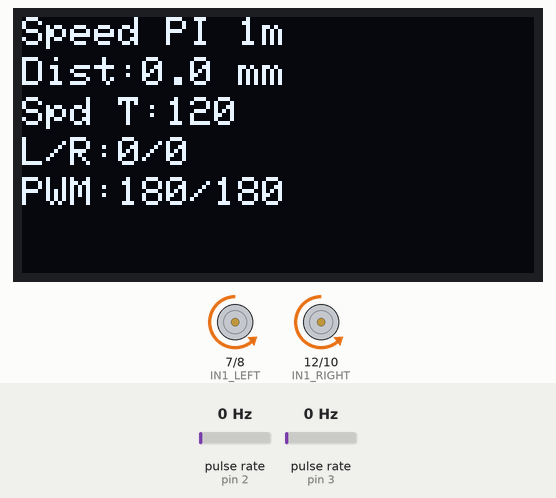
This sketch was run on a simulated Arduino Uno, built with avr-gcc and run on an emulated ATmega328P. On the bench: 128×64 one-colour display, motor-driver pin pairs drawn as motors (green arrow = first pin HIGH = forward, orange = second pin HIGH = backward, longer = more drive, scaled by the enable pin). Wiring (inferred from the names in the program): 2 × pulse sensor: data pin 2 / data pin 3. Inputs (shaded band) come from the test bench; at power-on: pulse rate (sensors on pin 2, pin 3) 0 Hz.

Above: at 1.2 s.
1.3 s: pulse rate (sensor on pin 2) set to 150 Hz
At 2.68 s:
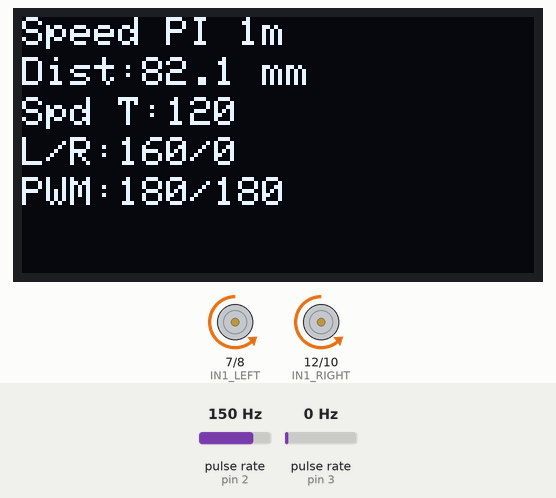
4.3 s: pulse rate (sensor on pin 3) set to 4 Hz
At 4.56 s:
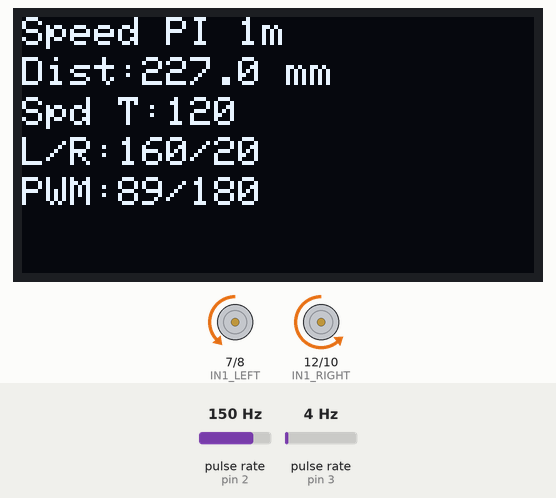
6.1 s: pulse rate (sensor on pin 2) set to 4 Hz
At 6.44 s:
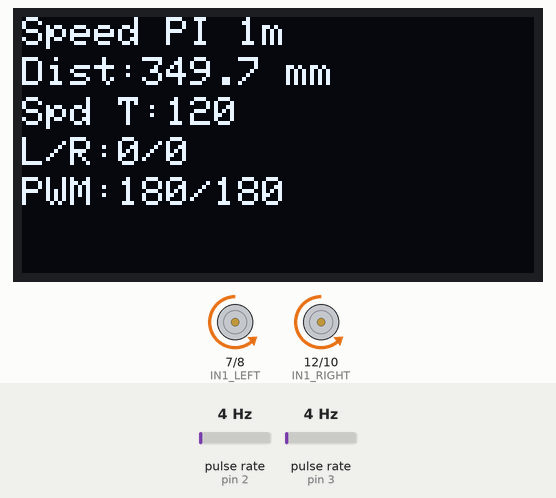
7.7 s: pulse rate (sensor on pin 3) set to 50 Hz
At 8.2 s:
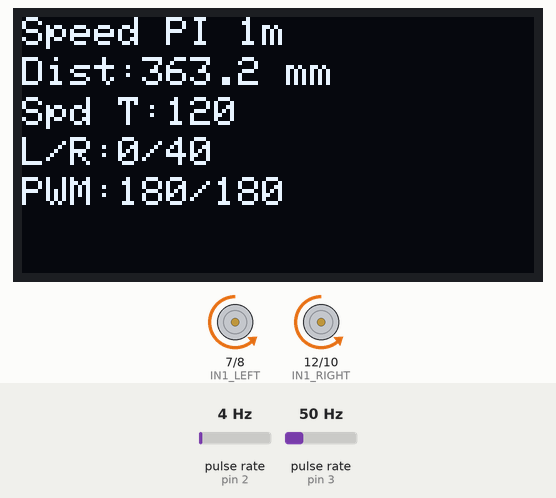
9.4 s: pulse rate (sensor on pin 2) set to 50 Hz
At 10.3 s:
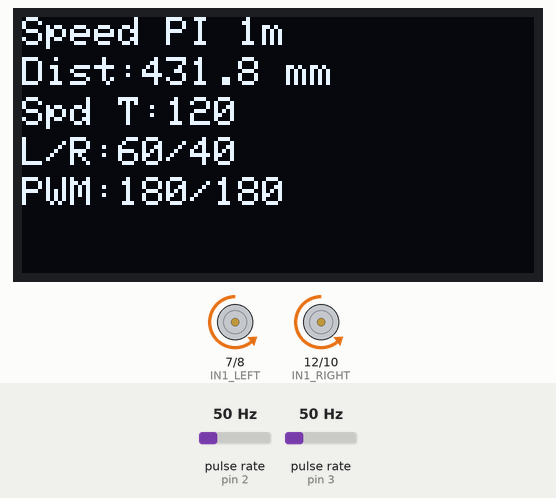
11.1 s: pulse rate (sensor on pin 3) set to 100 Hz
At 19.1 s:
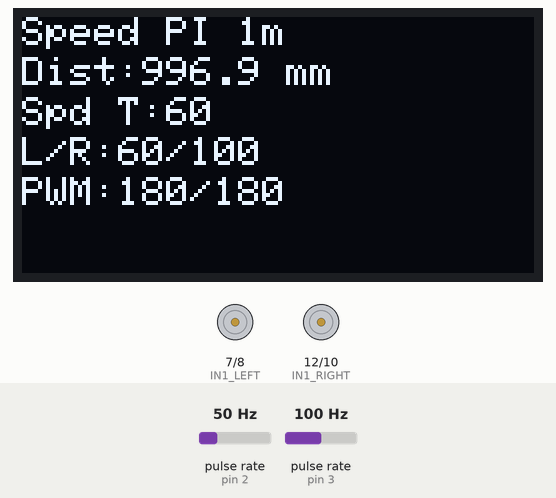
Timing chart, 0 to 19.8 s (numbered marks = the images above; inputs shaded):
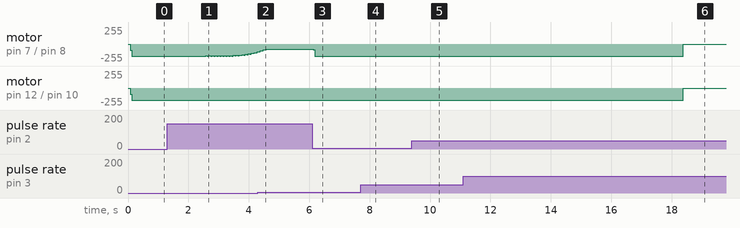

The sketch:

04_Car-3_Constant_Speed_1M.ino
```cpp
#include <Wire.h>
#include <Adafruit_GFX.h>
#include <Adafruit_SSD1306.h>

// ================= MOTOR PINS =================
// Left motor
#define ENCA_LEFT  2
#define PWM_LEFT   6
#define IN1_LEFT   7
#define IN2_LEFT   8

// Right motor
#define ENCA_RIGHT 3
#define PWM_RIGHT  11
#define IN1_RIGHT  12
#define IN2_RIGHT  10

// ================= OLED =================
#define SCREEN_WIDTH 128
#define SCREEN_HEIGHT 64
Adafruit_SSD1306 display(SCREEN_WIDTH, SCREEN_HEIGHT, &Wire, -1);

// ================= ENCODERS =================
volatile long leftTicks = 0;
volatile long rightTicks = 0;

void ISR_left()  { leftTicks++; }
void ISR_right() { rightTicks++; }

// ================= DISTANCE =================
const float MM_PER_TICK = 0.966;     // calibrated
const float TARGET_DISTANCE_MM = 1000.0;

// ================= SPEED PI CONTROL =================
const unsigned long PID_INTERVAL_MS = 50;  // 20 Hz

// Speed targets (ticks/sec)
const float CRUISE_SPEED = 120.0;
const float SLOW_SPEED   = 60.0;

const float SLOW_ZONE_MM = 60.0;

// PI gains (safe starter values)
const float KP = 0.8;
const float KI = 0.25;

// PWM limits
const int PWM_MIN = 80;
const int PWM_MAX = 180;

// ================= PI STATE =================
float targetSpeedL = 0, targetSpeedR = 0;
float measSpeedL = 0, measSpeedR = 0;
float intL = 0, intR = 0;
int pwmL = 0, pwmR = 0;

long lastTicksL = 0, lastTicksR = 0;
unsigned long lastPIDTime = 0;

// ================= HELPERS =================
void setMotor(int pwmPin, int in1, int in2, int pwm) {
  pwm = constrain(pwm, 0, 255);

  // ✅ FIX: Inverted direction to match your working car-3 code
  // Forward = IN1 LOW, IN2 HIGH
  digitalWrite(in1, LOW);
  digitalWrite(in2, HIGH);

  analogWrite(pwmPin, pwm);
}

void brakeMotors() {
  // short-brake (ok)
  digitalWrite(IN1_LEFT, HIGH);
  digitalWrite(IN2_LEFT, HIGH);
  digitalWrite(IN1_RIGHT, HIGH);
  digitalWrite(IN2_RIGHT, HIGH);
  analogWrite(PWM_LEFT, 0);
  analogWrite(PWM_RIGHT, 0);
}

void coastMotors() {
  // coast (ok)
  digitalWrite(IN1_LEFT, LOW);
  digitalWrite(IN2_LEFT, LOW);
  digitalWrite(IN1_RIGHT, LOW);
  digitalWrite(IN2_RIGHT, LOW);
  analogWrite(PWM_LEFT, 0);
  analogWrite(PWM_RIGHT, 0);
}

// ================= SETUP =================
void setup() {
  Serial.begin(9600);

  pinMode(IN1_LEFT, OUTPUT);
  pinMode(IN2_LEFT, OUTPUT);
  pinMode(PWM_LEFT, OUTPUT);

  pinMode(IN1_RIGHT, OUTPUT);
  pinMode(IN2_RIGHT, OUTPUT);
  pinMode(PWM_RIGHT, OUTPUT);

  pinMode(ENCA_LEFT, INPUT_PULLUP);
  pinMode(ENCA_RIGHT, INPUT_PULLUP);

  attachInterrupt(digitalPinToInterrupt(ENCA_LEFT), ISR_left, RISING);
  attachInterrupt(digitalPinToInterrupt(ENCA_RIGHT), ISR_right, RISING);

  display.begin(SSD1306_SWITCHCAPVCC, 0x3C);
  display.clearDisplay();
  display.setTextSize(1);
  display.setTextColor(SSD1306_WHITE);

  leftTicks = rightTicks = 0;
  lastPIDTime = millis();
}

// ================= LOOP =================
void loop() {
  unsigned long now = millis();
  if (now - lastPIDTime < PID_INTERVAL_MS) return;

  float dt = (now - lastPIDTime) / 1000.0;
  lastPIDTime = now;

  long lTicks, rTicks;
  noInterrupts();
  lTicks = leftTicks;
  rTicks = rightTicks;
  interrupts();

  long dL = lTicks - lastTicksL;
  long dR = rTicks - lastTicksR;
  lastTicksL = lTicks;
  lastTicksR = rTicks;

  measSpeedL = dL / dt;
  measSpeedR = dR / dt;

  long avgTicks = (lTicks + rTicks) / 2;
  float distanceMM = avgTicks * MM_PER_TICK;
  float remainingMM = TARGET_DISTANCE_MM - distanceMM;

  if (remainingMM <= 0) {
    brakeMotors();
    delay(150);
    coastMotors();
    while (1);
  }

  // Speed selection
  float targetSpeed = (remainingMM < SLOW_ZONE_MM) ? SLOW_SPEED : CRUISE_SPEED;
  targetSpeedL = targetSpeedR = targetSpeed;

  // ================= PI CONTROLLER =================
  float errL = targetSpeedL - measSpeedL;
  float errR = targetSpeedR - measSpeedR;

  intL += errL * dt;
  intR += errR * dt;

  pwmL += (int)(KP * errL + KI * intL);
  pwmR += (int)(KP * errR + KI * intR);

  pwmL = constrain(pwmL, PWM_MIN, PWM_MAX);
  pwmR = constrain(pwmR, PWM_MIN, PWM_MAX);

  setMotor(PWM_LEFT, IN1_LEFT, IN2_LEFT, pwmL);
  setMotor(PWM_RIGHT, IN1_RIGHT, IN2_RIGHT, pwmR);

  // ================= OLED DEBUG =================
  display.clearDisplay();

  display.setCursor(0,0);
  display.println("Speed PI 1m");

  display.setCursor(0,10);
  display.print("Dist:");
  display.print(distanceMM,1);
  display.print(" mm");

  display.setCursor(0,20);
  display.print("Spd T:");
  display.print(targetSpeed,0);

  display.setCursor(0,30);
  display.print("L/R:");
  display.print(measSpeedL,0);
  display.print("/");
  display.print(measSpeedR,0);

  display.setCursor(0,40);
  display.print("PWM:");
  display.print(pwmL);
  display.print("/");
  display.print(pwmR);

  display.display();
}
```

Measured:
- after the input at 1.3 s, the display: first changes after 0.11 s (image 1 shows a later state)
- after the input at 6.1 s, motor on pin 7 (IN1_LEFT) / pin 8 (IN2_LEFT): backward 80/255 → backward 180/255 at once
- after the input at 11.1 s, motor on pin 7 (IN1_LEFT) / pin 8 (IN2_LEFT), motor on pin 12 (IN1_RIGHT) / pin 10 (IN2_RIGHT): backward 180/255 → stopped after 7.3 s
